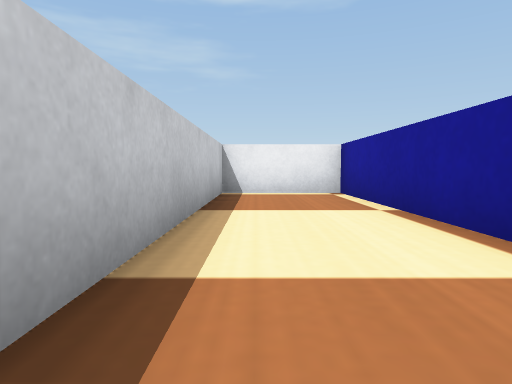
View 1 (above)

19 first-person views from a walk through a robot-simulator world made for Webots. The camera is 0.05 m above the floor, tilts 4° down and sees 75° across. The floor is counted in squares, 0.1 m on a side. Each view is taken from the middle of a square. On the plan, view 1 faces up. The plan holds only what a view shows up to about 9 squares ahead; the rest is blank. The robots in the file are not drawn. Webots' stock objects and surfaces are drawn as simple stand-ins.

View 2
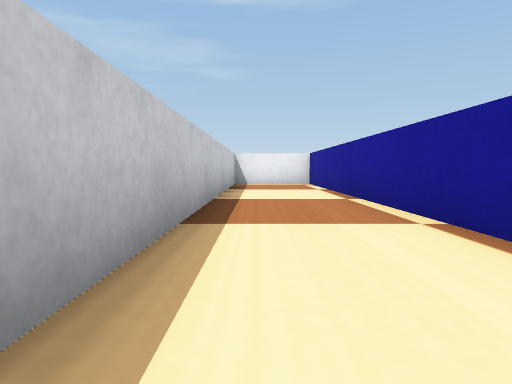

View 3
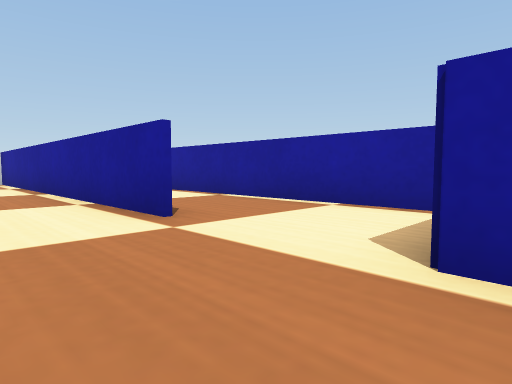

View 4
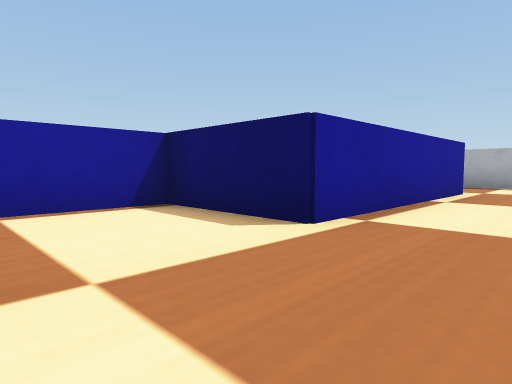

View 5
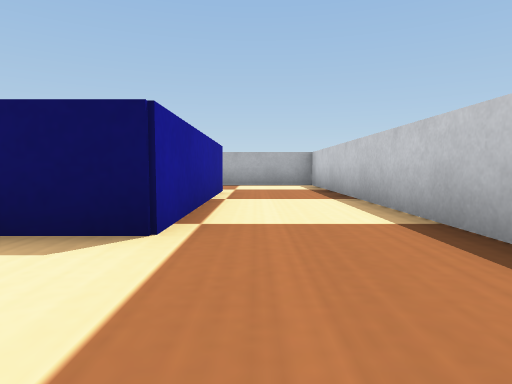

View 6
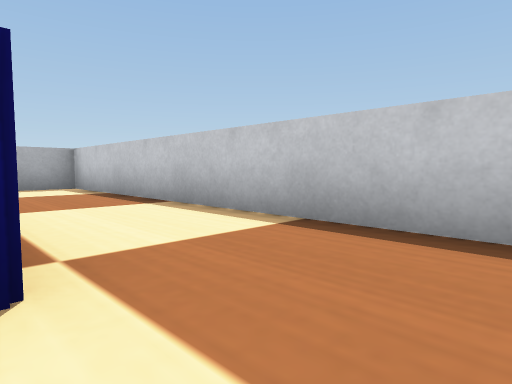

View 7
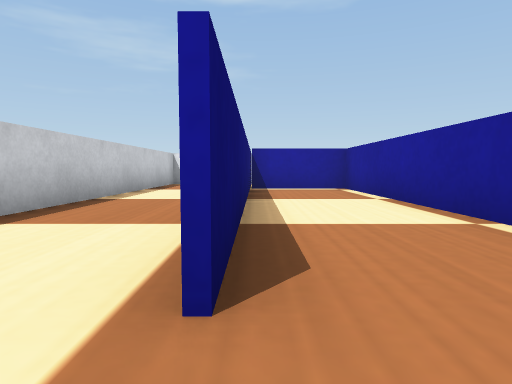

View 8
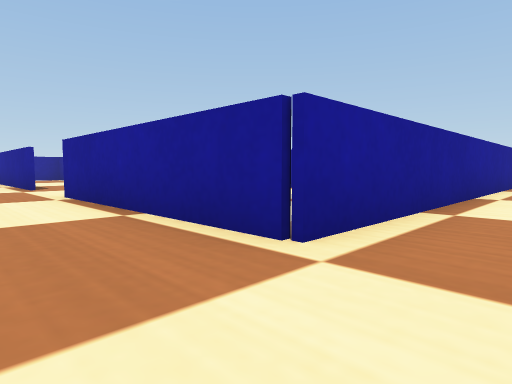

View 9
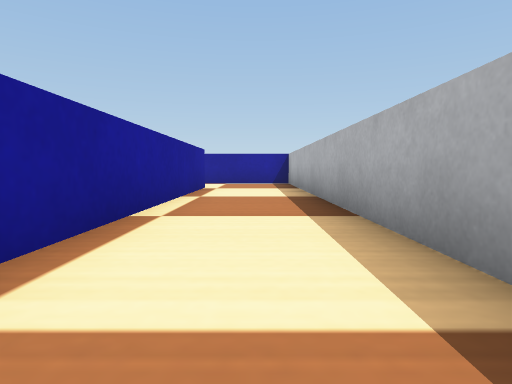

View 10
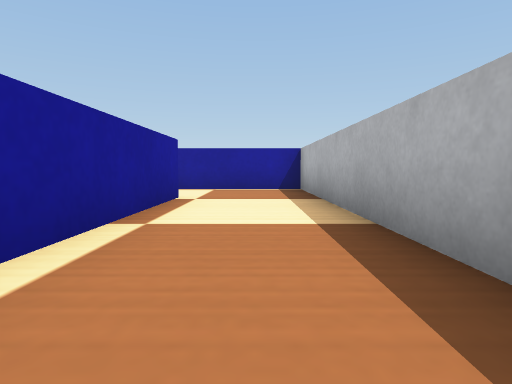

View 11
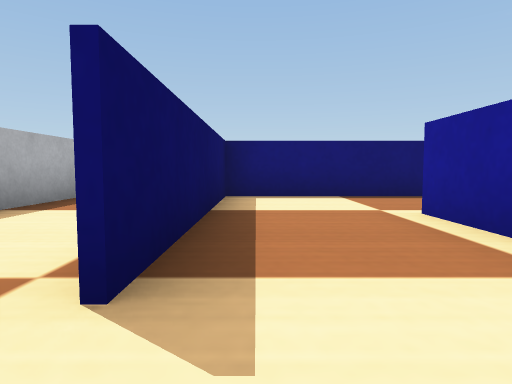

View 12
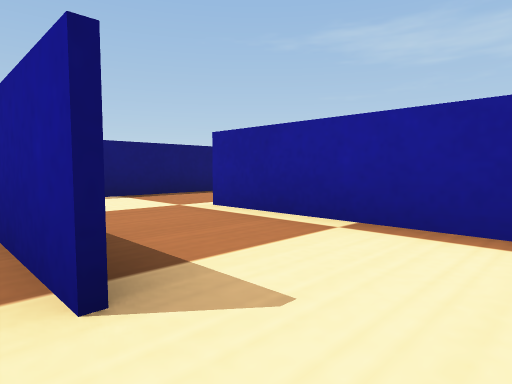

View 13
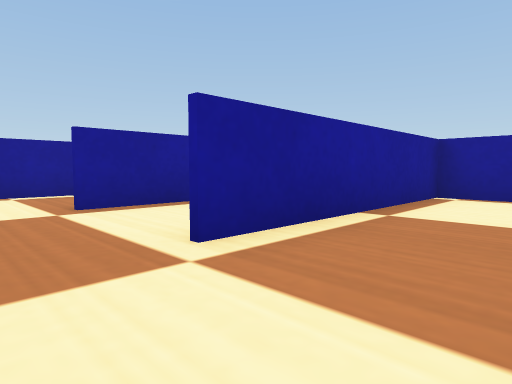

View 14
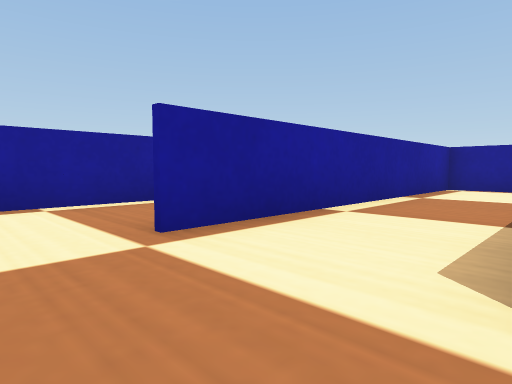

View 15
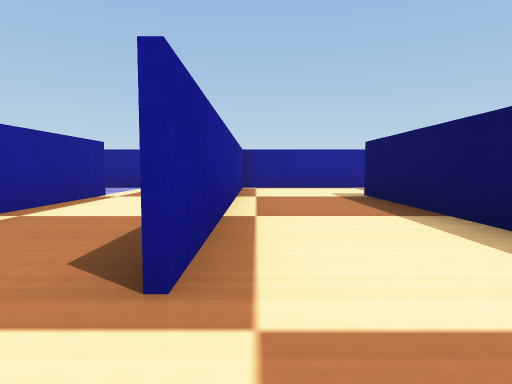

View 16
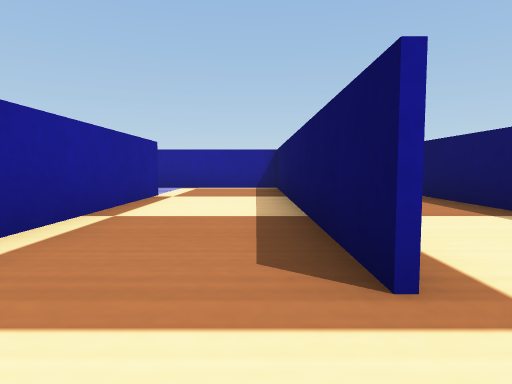

View 17
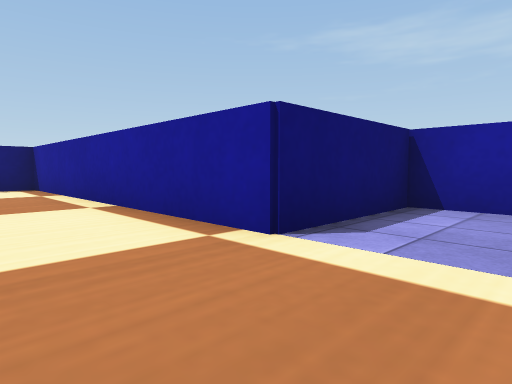

View 18
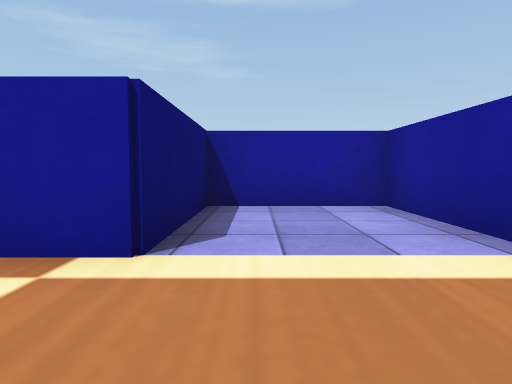

View 19
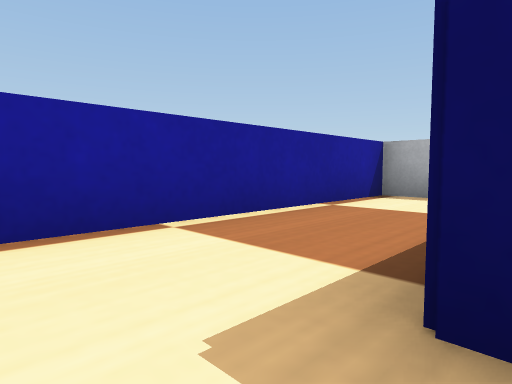

### Floor plan
Ten units are one square. View 1 is at (0, 0); x grows to the right and y downward. Boxes are objects, and circles mark ways between rooms. Rooms are numbered by the first view taken in them; rooms with no view inside come last. Other rooms are left out.
<svg viewBox="-12 -74 185 210">
<path fill="none" stroke="#000" d="M18 30 18 -69 -7 -69 -7 131 24 131M44 131 143 131 143 116M119 107 18 107 18 55M19 -34 19 30M18 55 43 55 43 -43 19 -43M94 105 119 105M143 116 143 81 93 81M70 85 70 105 94 105M106 81 144 81M168 57 93 57M70 63 70 85M159 131 167 131 167 59M145 55 151 55M93 55 141 55M167 59 167 5 144 5 144 32 70 32 70 39"/>
<circle cx="20" cy="40" r="3" fill="#2a7"/>
<circle cx="125" cy="110" r="3" fill="#2a7"/>
<circle cx="105" cy="95" r="3" fill="#2a7"/>
<circle cx="85" cy="80" r="3" fill="#2a7"/>
<circle cx="85" cy="60" r="3" fill="#2a7"/>
<text x="10" y="60">1</text>
<text x="30" y="10">2</text>
<text x="120" y="100">3</text>
<text x="80" y="90">4</text>
<text x="130" y="70">5</text>
<text x="130" y="40">6</text>
</svg>
Room 1 opens to room 2. Room 1 opens to room 3. Room 3 opens to room 4. Room 4 opens to room 5. Room 5 opens to room 6.

Where each view was taken, in squares from view 1:
view 1: 0 up, 0 right, facing up
view 2: 4 down, 0 right, facing up
view 3: 6 down, 0 right, facing up-right
view 4: 3 down, 0 right, facing down-right
view 5: 3 down, 1 right, facing down
view 6: 4 down, 2 right, facing down-left
view 7: 4 down, 2 right, facing up
view 8: 12 down, 0 right, facing up-right
view 9: 12 down, 3 right, facing right
view 10: 12 down, 6 right, facing right
view 11: 10 down, 13 right, facing left
view 12: 11 down, 13 right, facing up-left
view 13: 10 down, 8 right, facing up-right
view 14: 8 down, 8 right, facing up-right
view 15: 6 down, 8 right, facing right
view 16: 5 down, 8 right, facing right
view 17: 5 down, 16 right, facing up-left
view 18: 5 down, 15 right, facing up
view 19: 7 down, 14 right, facing down-right
